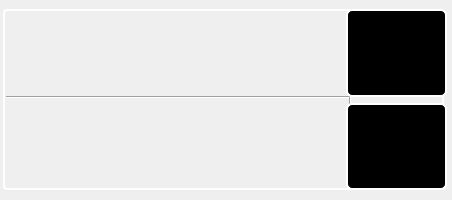
<?xml version="1.0" encoding="UTF-8"?>
<ui version="4.0">
 <class>ServiceForm</class>
 <widget class="QWidget" name="ServiceForm">
  <property name="geometry">
   <rect>
    <x>0</x>
    <y>0</y>
    <width>452</width>
    <height>200</height>
   </rect>
  </property>
  <property name="sizePolicy">
   <sizepolicy hsizetype="Fixed" vsizetype="Fixed">
    <horstretch>0</horstretch>
    <verstretch>0</verstretch>
   </sizepolicy>
  </property>
  <property name="minimumSize">
   <size>
    <width>452</width>
    <height>200</height>
   </size>
  </property>
  <property name="maximumSize">
   <size>
    <width>452</width>
    <height>200</height>
   </size>
  </property>
  <property name="windowTitle">
   <string>Form</string>
  </property>
  <property name="styleSheet">
   <string notr="true">

QLabel{
	font-size: 20px;
	font-weight: bold;
	color: solid white;
}


QPushButton{
	
	background: black;
	border: 2px solid white;
	color: white;
	font-size: 12px;
	font-weight: bold;
	border-radius: 6px;
}
QPushButton:hover{
	
	background: white;
	border: 2px solid black;
	color: black;
	border-radius: 6px;
}

#changeButton:hover
{
	icon:url(:/images/res/icons8-pencil-50 (1).png);
}

#deleteButton:hover
{
	icon: url(:/images/res/icons8-trash-50.png);
}

</string>
  </property>
  <widget class="Line" name="line">
   <property name="geometry">
    <rect>
     <x>6</x>
     <y>87</y>
     <width>344</width>
     <height>20</height>
    </rect>
   </property>
   <property name="orientation">
    <enum>Qt::Horizontal</enum>
   </property>
  </widget>
  <widget class="QLabel" name="serviceNameLabel">
   <property name="geometry">
    <rect>
     <x>10</x>
     <y>22</y>
     <width>326</width>
     <height>71</height>
    </rect>
   </property>
   <property name="text">
    <string/>
   </property>
  </widget>
  <widget class="QLabel" name="servicePassLabel">
   <property name="geometry">
    <rect>
     <x>10</x>
     <y>99</y>
     <width>330</width>
     <height>86</height>
    </rect>
   </property>
   <property name="text">
    <string/>
   </property>
  </widget>
  <widget class="QWidget" name="serviceButtons" native="true">
   <property name="geometry">
    <rect>
     <x>346</x>
     <y>9</y>
     <width>101</width>
     <height>181</height>
    </rect>
   </property>
   <property name="styleSheet">
    <string notr="true">padding: 40px</string>
   </property>
   <layout class="QVBoxLayout" name="verticalLayout">
    <item>
     <widget class="QPushButton" name="changeButton">
      <property name="text">
       <string/>
      </property>
      <property name="icon">
       <iconset resource="res.qrc">
        <normaloff>:/images/res/icons8-pencil-50.png</normaloff>:/images/res/icons8-pencil-50.png</iconset>
      </property>
      <property name="iconSize">
       <size>
        <width>50</width>
        <height>46</height>
       </size>
      </property>
     </widget>
    </item>
    <item>
     <widget class="QPushButton" name="deleteButton">
      <property name="text">
       <string/>
      </property>
      <property name="icon">
       <iconset resource="res.qrc">
        <normaloff>:/images/res/icons8-trash-50 (1).png</normaloff>:/images/res/icons8-trash-50 (1).png</iconset>
      </property>
      <property name="iconSize">
       <size>
        <width>46</width>
        <height>56</height>
       </size>
      </property>
     </widget>
    </item>
   </layout>
  </widget>
  <widget class="QLabel" name="label">
   <property name="geometry">
    <rect>
     <x>3</x>
     <y>9</y>
     <width>441</width>
     <height>181</height>
    </rect>
   </property>
   <property name="styleSheet">
    <string notr="true">border: 2px solid white;
border-radius:4px;</string>
   </property>
   <property name="text">
    <string/>
   </property>
  </widget>
  <widget class="Line" name="line_2">
   <property name="geometry">
    <rect>
     <x>340</x>
     <y>10</y>
     <width>20</width>
     <height>179</height>
    </rect>
   </property>
   <property name="orientation">
    <enum>Qt::Vertical</enum>
   </property>
  </widget>
  <widget class="QPushButton" name="copyPassButton">
   <property name="geometry">
    <rect>
     <x>291</x>
     <y>119</y>
     <width>51</width>
     <height>51</height>
    </rect>
   </property>
   <property name="styleSheet">
    <string notr="true">#copyPassButton
{
	background: transparent;
	border: 0px;
}

#copyPassButton:hover
{
	icon:url(:/images/res/icons8-copy-50.png);
	background: transparent;
	border: 0px;
}
</string>
   </property>
   <property name="text">
    <string/>
   </property>
   <property name="icon">
    <iconset resource="res.qrc">
     <normaloff>:/images/res/icons8-copy-50 (1).png</normaloff>:/images/res/icons8-copy-50 (1).png</iconset>
   </property>
   <property name="iconSize">
    <size>
     <width>46</width>
     <height>56</height>
    </size>
   </property>
  </widget>
  <zorder>line</zorder>
  <zorder>line_2</zorder>
  <zorder>label</zorder>
  <zorder>serviceNameLabel</zorder>
  <zorder>servicePassLabel</zorder>
  <zorder>serviceButtons</zorder>
  <zorder>copyPassButton</zorder>
 </widget>
 <resources>
  <include location="res.qrc"/>
 </resources>
 <connections/>
</ui>
